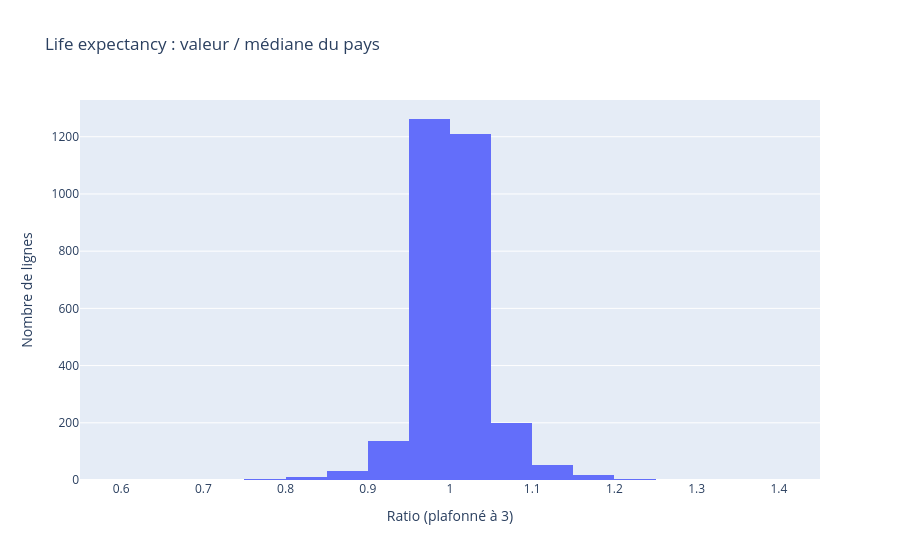

The code cell stored with this chart in its notebook:
### Markdown cell above
### **14) Traitement de la colonne life expectancy**

### Code cell
diagnostic_zeros(df, "Life expectancy")
tableau_ratio(df, "Life expectancy")
histogramme_ratio(df, "Life expectancy", max_ratio=3, pas=0.05)

### Figure 1 — Plotly figure (JSON) as saved in the notebook; plotly's stock layout.template omitted (floating-point values rounded to 4 significant figures; data arrays with more than 128 entries replaced by an {"elided": "..."} marker saying what was removed)
{"data": [{"type": "histogram", "x": {"elided": "2928 float values"}, "xbins": {"end": 3.05, "size": 0.05, "start": 0}}], "layout": {"title": {"text": "Life expectancy : valeur / médiane du pays"}, "xaxis": {"title": {"text": "Ratio (plafonné à 3)"}}, "yaxis": {"title": {"text": "Nombre de lignes"}}}}
